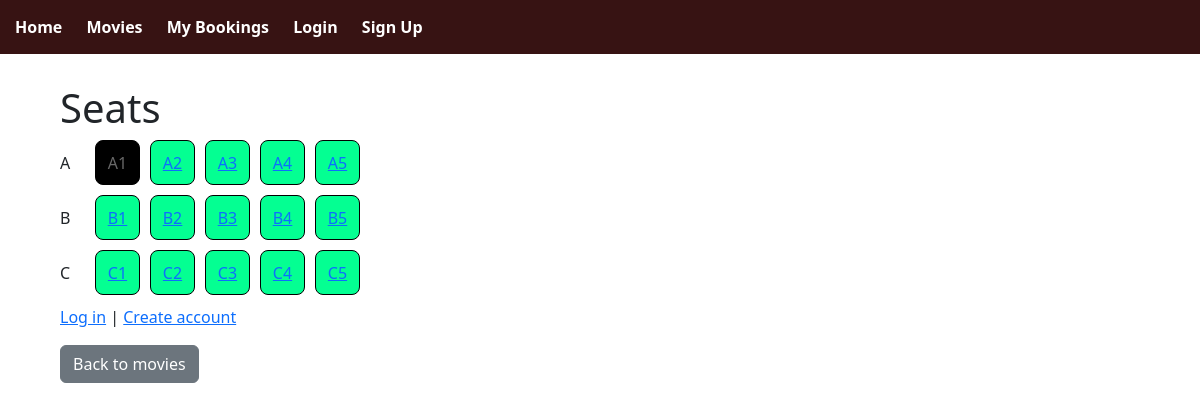
The app's page /showings/1/seats/, older data.
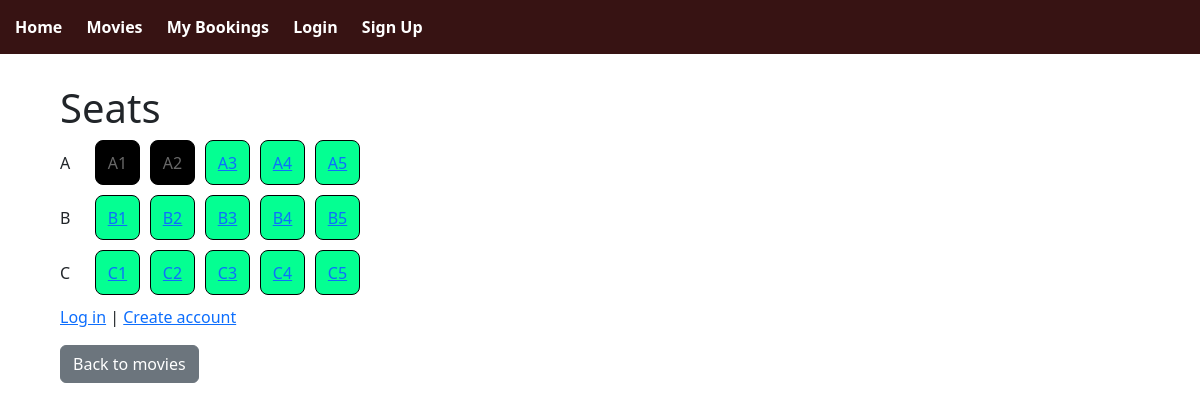
The same page, newer data.
### bookings/models.py (models this page shows, shortened)
class Seat(models.Model):
    showing = models.ForeignKey(Showing, on_delete=models.CASCADE)
    seat_number = models.CharField(max_length=5)
    booking_status = models.BooleanField()

### bookings/views.py (the view)
# urls.py: path('showings/<int:showing_id>/seats/', views.seat_list, name='seat_list'),
def seat_list(request, showing_id):
    seats = Seat.objects.filter(showing_id=showing_id)
    def parse_seat(seat_num: str):
        match = re.match(r"^([A-Za-z]+)(\d+)$", seat_num.strip())
        if not match:
            return (seat_num, 0)
        row = match.group(1).upper()
        num = int(match.group(2))
        return (row, num)
    seat_rows = defaultdict(list)
    for seat in seats:
        row, num = parse_seat(seat.seat_number)
        seat_rows[row].append((num, seat))
    ordered_rows = []
    for row in sorted(seat_rows.keys()):
        ordered_seats = [seat for (num, seat) in sorted(seat_rows[row], key=lambda x: x[0])]
        ordered_rows.append((row, ordered_seats))
    return render(request, "bookings/seat_booking.html", {"seat_rows": ordered_rows})

### bookings/templates/bookings/seat_booking.html (shortened to what this page needs)
<!DOCTYPE html>
{% extends "bookings/base.html" %}
{% block content %}
<html>
<body>
    <h1>Seats</h1>
{% for row, seats in seat_rows %}
  <div class="seat-row">
    <div class="row-label">{{ row }}</div>
    {% for seat in seats %}
      {% if seat.booking_status %}
        <span class="seat seat-booked">{{ seat.seat_number }}</span>
      {% else %}
        <a class="seat seat-available" href="{% url 'book_seat' seat.id %}">
          {{ seat.seat_number }}
        </a>
      {% endif %}
    {% endfor %}
  </div>
{% endfor %}
{% if not user.is_authenticated %}
<p>
  <a href="/accounts/login/">Log in</a> |
  <a href="/signup/">Create account</a>
</p>
{% endif %}
<a href="{% url 'movie_list' %}" class="btn btn-secondary">Back to movies</a>
</body>
</html>
{% endblock %}

Row changes from the older to the newer data that the page shows:
changed Seat (number 2 of 15 on the later page): booking_status False → True (drawn)
